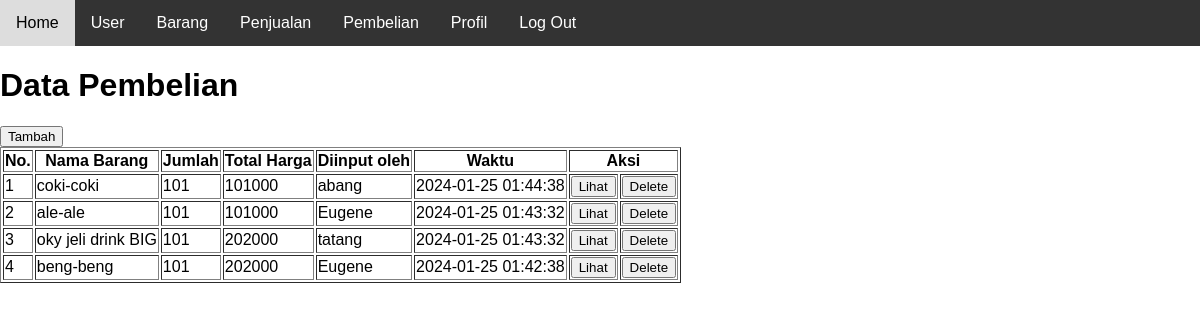
/pembelian.php (signed in), run on the app's committed database.
### tables this page shows
CREATE TABLE `pembelian` (
  `id` int(10) UNSIGNED NOT NULL,
  `id_barang` int(10) UNSIGNED NOT NULL,
  `jumlah` int(10) UNSIGNED NOT NULL,
  `total_harga` int(10) UNSIGNED NOT NULL,
  `id_staff` int(10) UNSIGNED NOT NULL,
  `created_at` timestamp NOT NULL DEFAULT current_timestamp(),
  `update_at` timestamp NULL DEFAULT NULL ON UPDATE current_timestamp()
);

CREATE TABLE `barang` (
  `id` int(10) UNSIGNED NOT NULL,
  `nama` varchar(50) NOT NULL,
  `kategori` enum('makanan','minuman') NOT NULL,
  `stok` int(10) UNSIGNED NOT NULL,
  `harga_beli` int(10) UNSIGNED NOT NULL,
  `harga_jual` int(10) UNSIGNED NOT NULL,
  `created_at` timestamp NOT NULL DEFAULT current_timestamp(),
  `updated_at` timestamp NULL DEFAULT NULL ON UPDATE current_timestamp()
);

CREATE TABLE `user` (
  `id` int(10) UNSIGNED NOT NULL,
  `username` varchar(50) NOT NULL,
  `password` varchar(250) NOT NULL,
  `level` enum('admin','keuangan','logistik') NOT NULL,
  `created_at` timestamp NOT NULL DEFAULT current_timestamp(),
  `updated_at` timestamp NULL DEFAULT NULL ON UPDATE current_timestamp()
);

### pembelian.php (the view, shortened to what this page needs)
<!DOCTYPE html>
<html>
<head>
</head>
<body>
    <?php include "menu.php"; ?>
    <?php
    require "koneksi.php";
    $sql = "SELECT pembelian.id, barang.nama as nama_barang, pembelian.jumlah, pembelian.total_harga, user.username, pembelian.created_at FROM barang JOIN pembelian on barang.id = pembelian.id_barang JOIN user ON user.id = pembelian.id_staff ORDER BY pembelian.created_at DESC";
    $query = mysqli_query($koneksi, $sql);
    ?>
    <div>
        <h1>Data Pembelian</h1>
        <form action="new-pembelian.php" method="GET">
            <button type="submit">Tambah</button>
        </form>
        <table border="1">
            <tr>
                <th>No.</th>
                <th>Nama Barang</th>
                <th>Jumlah</th>
                <th>Total Harga</th>
                <th>Diinput oleh</th>
                <th>Waktu</th>
                <th colspan="2">Aksi</th>
            </tr>
            <?php $i = 1; ?>
            <?php while ($pembelian = mysqli_fetch_array($query)) : ?>
                <tr>
                    <td><?= $i ?></td>
                    <td><?= $pembelian["nama_barang"] ?></td>
                    <td><?= $pembelian["jumlah"] ?></td>
                    <td><?= $pembelian["total_harga"] ?></td>
                    <td><?= $pembelian["username"] ?></td>
                    <td><?= $pembelian["created_at"] ?></td>
                    <td>
                        <form action="read-pembelian.php" method="GET">
                            <button type="submit">Lihat</button>
                        </form>
                    </td>
                    <td>
                        <form action="delete-pembelian.php" method="POST" onsubmit="return konfirmasi(this)">
                            <button type="submit">Delete</button>
                        </form>
                    </td>
                </tr>
                <?php $i++; ?>
            <?php endwhile ?>
        </table>
    </div>
</body>
</html>

### menu.php (style rules this page uses)
body { font-family: Arial, sans-serif; margin: 0; padding: 0; }

### data on the page
pembelian: id_barang.nama "coki-coki", jumlah "101", total_harga "101000", id_staff.username "abang", created_at "2024-01-25 01:44:38"
pembelian: id_barang.nama "ale-ale", jumlah "101", total_harga "101000", id_staff.username "Eugene", created_at "2024-01-25 01:43:32"
pembelian: id_barang.nama "oky jeli drink BIG", jumlah "101", total_harga "202000", id_staff.username "tatang", created_at "2024-01-25 01:43:32"
pembelian: id_barang.nama "beng-beng", jumlah "101", total_harga "202000", id_staff.username "Eugene", created_at "2024-01-25 01:42:38"
